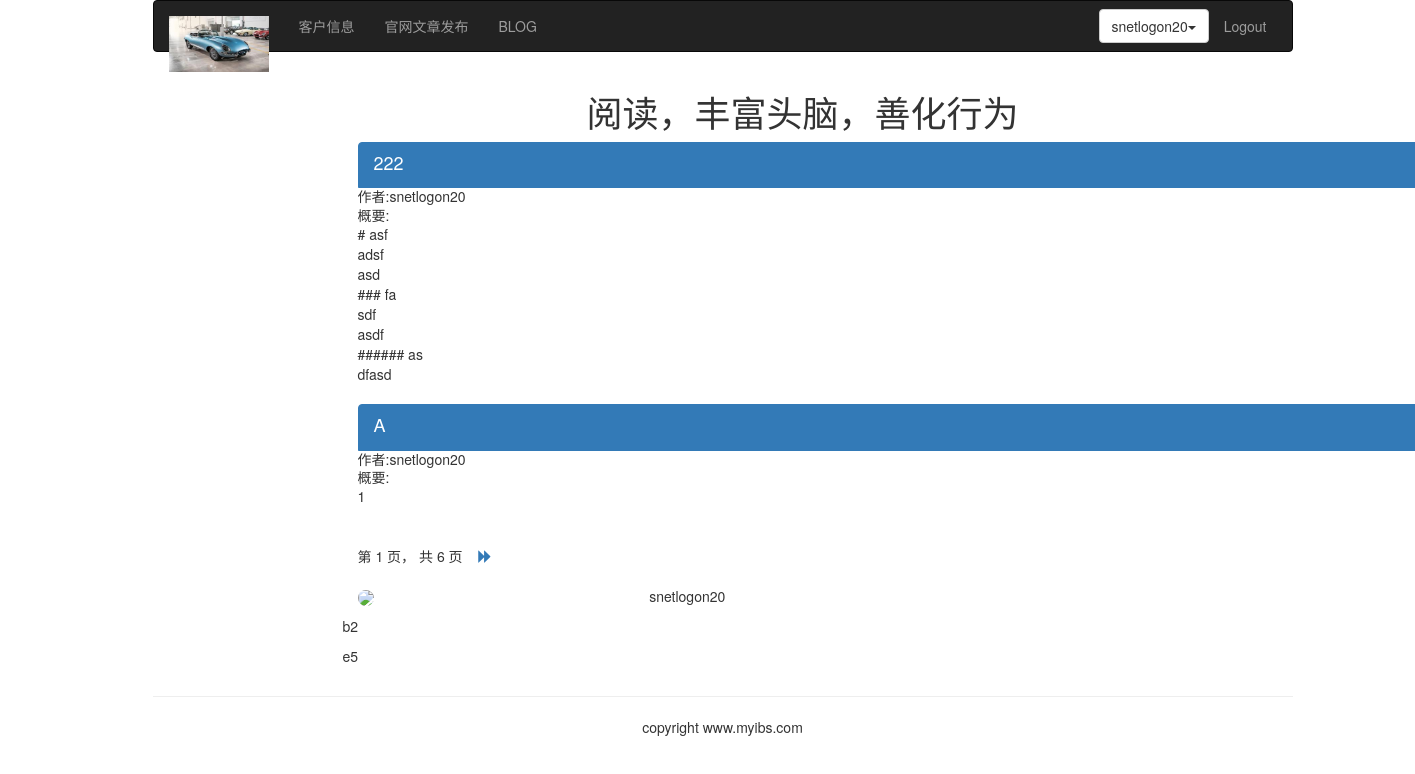
The page /article/list-article-titles/snetlogon20/ on the database its author committed.
### article/models.py (models this page shows, shortened)
class ArticlePost(models.Model):
    author=models.ForeignKey(User, related_name="article")
    title=models.CharField(max_length=200)
    slug=models.SlugField(max_length=500)
    column=models.ForeignKey(ArticleColumn,related_name="article_column")
    body=models.TextField()
    created=models.DateTimeField(default=timezone.now)
    updated=models.DateTimeField(auto_now=True)
    class Meta:
        ordering=("title",)
        index_together=(('id','slug'),)

### account/models.py (models this page shows, shortened)
class UserInfo(models.Model):
    user = models.OneToOneField(User, blank=True)
    school = models.CharField(max_length=100, blank=True)
    company = models.CharField(max_length=100, blank=True)
    profession = models.CharField(max_length=100, blank=True)
    address = models.CharField(max_length=100, blank=True)
    aboutme = models.TextField(blank=True)
    photo=models.ImageField(blank=True)

### article/list_views.py (the view, shortened to what this page needs)
# urls.py: url(r'^list-article-titles/(?P<username>[-\w]+)/$', list_views.article_titles, name="article_titles"),
def article_titles(request, username=None):
    if username:
        user = User.objects.get(username = username)
        article_titles = ArticlePost.objects.filter(author=user)
        try:
            userinfo =  user.userinfo
        except:
            userinfo = None
    else:
        article_titles = ArticlePost.objects.all()
    paginator = Paginator(article_titles, 2)
    page = request.GET.get('page')
    try:
        current_page = paginator.page(page)
        articles =current_page.object_list
    except PageNotAnInteger:
        current_page = paginator.page(1)
        articles = current_page.object_list
    except EmptyPage:
        current_page = paginator.page(paginator.num_pages)
        articles = current_page.object_list
    if username:
        return render(request,
                      "article/list/author_articles.html",
                      {
                          "articles": articles,
                          "page": current_page,
                          "userinfo": userinfo,
                          "user": user
                      })

### mysite/context_processor.py (called while the page is built, shortened)
def gv_menu(request):
    logger.info("-------------------------- gv_menu started, username=%s --------------------------", request.user.username)
    print(request.session.get('key'))
    if request.user.id == None:
        return {
                }

### templates/article/list/author_articles.html (shortened to what this page needs)
{% extends "article/base.html" %}
{% load staticfiles %}
{% block content %}
<div class="row text-center vertical-middle-sm">
	<h1>阅读，丰富头脑，善化行为</h1>
</div>
<div class="container">
	{% for article in articles %}
	<div class="list-group">
		<a href="{{ article.get_url_path }}" class="list-group-item active">
			<h4 class="list-group-item-heading">{{ article.title }}</h4>
		</a>
		<p class="list-group-item-text">作者:{{ article.author.username }}</p>
		<p class="list-group-item-text">概要:{{ article.body | slice:'70' | linebreaks }}</p>
	</div>
	{% endfor%}
{% include "paginator.html" %}
</div>
<div class="col-md-4">
	<div>
		{% if userinfo.photo %}
			<img src="{{ userinfo.photo | striptags }}" class="img-circle" id="my_photo" name="user_face">
		{% else %}
			<img name="user_face" src="{% static 'images/newton.jpg' %}" class="img-circle" id="my_photo">
		{% endif %}
	</div>
</div>
<div>
	<p>{{ user.username }}</p>
{% if userinfo %}
	<p>{{ userinfo.company }}</p>
	<p>{{ userinfo.aboutme }}</p>
{% else %}
	<p>没有</p>
{% endif %}
</div>
{% endblock %}

### templates/article/base.html (shortened to what this page needs)
{% load staticfiles %}
<!DOCTYPE html>
<html lang="zh-cn">
<head>
	<link rel="stylesheet" href="https://cdn.bootcss.com/bootstrap/3.3.7/css/bootstrap.min.css">
	<link href='{% static "datepicker/css/datepicker.css" %}' rel="stylesheet" media="screen">
</head>
<body>
	<div class="container">
		{% include "article/header.html" %}
		<div class="col-md-2">
			{% include "article/leftslider.html" %}
		</div>
		<div class="col-md-10">
		{% block content %}
		{% endblock %}
		</div>
		<table class="table-hover">
		<tr>
			<td width="20%">{% include "footer.html" %}</td>
		</tr>
		</table>
	</div>
</body>
</html>

### templates/article/header.html (shortened to what this page needs)
{% load staticfiles %}
<div class="container">
	<nav class="navbar navbar-inverse" role="navigation">
		<div class="navbar-header">
			<a class="navbar-brand" href="http://www.bing.com"><img src="{% static '/images/1.jpg' %}" width="100px" hight="100px"></a>
		</div>
		<div>
			<ul class="nav navbar-nav" role="navigation">
				<li><a href="{% url 'cif:cifmas_lst2lvl' %}">客户信息</a></li>
				<li><a href="{% url 'article:article_list' %}">官网文章发布</a></li>
				<li><a href="{% url 'blog:blog_title' %}">BLOG</a></li>
			</ul>
			<ul class="nav navbar-nav navbar-right" style="margin-right:10px">
				{% if user.is_authenticated %}
					<li>
						<div class="dropdown" style="margin-top:8px">
							<button class='btn btn-default dropdown-toggle' type='button' id='dropdownMenu' data-toggle='dropdown'>{{ user.username }}<span class='caret'></span></button>
						</div>
					</li>
					<li><a href="{% url 'account:user_logout' %}">Logout</a></li>
				{% else %}
					<li><a href="{% url 'account:user_login' %}">LOGIN</a></li>
				{% endif %}
			</ul>
		</div>
	</nav>
</div>

### templates/article/leftslider.html (shortened to what this page needs)
{% load staticfiles %} {% block content %}
<link rel="stylesheet"
	href="https://maxcdn.bootstrapcdn.com/bootstrap/3.3.6/css/bootstrap.min.css">
<link rel="stylesheet"
	href="https://maxcdn.bootstrapcdn.com/font-awesome/4.6.3/css/font-awesome.min.css">
<link rel="stylesheet"
	href="{% static 'leftslider/dist/sidebar-menu.css' %}">
</head>
	{% endblock %}

### templates/paginator.html (shortened to what this page needs)
<div class="pagination">
	<span class="step-links">
	<span class="current">
		第  {{ page.number }} 页， 共 {{ page.paginator.num_pages }} 页
	</span>
	{% if page.has_next %}
	&nbsp&nbsp&nbsp<a href="?page={{ page.next_page_number }}"><span class="glyphicon glyphicon-forward"></a>
	{% endif %}
	</span>
</div>

### templates/footer.html
<div class="container">
	<hr>
	<p class="text-center">copyright www.myibs.com</p>
</div>

### static/datepicker/css/datepicker.css (style rules this page uses)
a { color:#20A0FF }
*:before,*:after { -webkit-box-sizing:border-box;-moz-box-sizing:border-box;box-sizing:border-box }

### templates/article/base.html (style rules this page uses)
body { height:1000px; }

### rows shown on the page
ArticlePost: title "222", author.username "snetlogon20", body "# asf adsf asd ### fa sdf asdf ###### as dfasd"
ArticlePost: title "A", author.username "snetlogon20", body "1"
UserInfo: company "b2", aboutme "e5"

### other values the page prints
{{ user.username }} "snetlogon20"
{{ page.number }} "1"
{{ page.paginator.num_pages }} "6"
